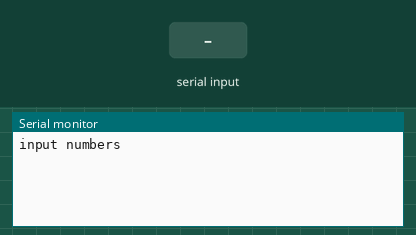
Recording of a sketch running on a simulated Arduino Uno, built with avr-gcc and run on an emulated ATmega328P. On the bench: the last lines printed to the serial monitor. The inputs (shaded band) are chosen by the test bench.

Above: at 1.2 s.
1.3 s: "90,45\n" received over Serial
At 1.9 s:
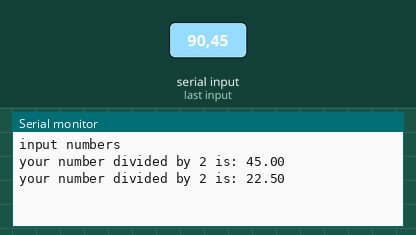
2.8 s: "30,150\n" received over Serial
At 3.6 s:
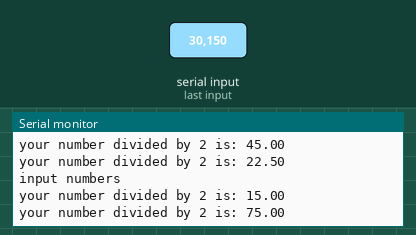
Timing chart, 0 to 5.8 s (numbered marks = the images above; inputs shaded):
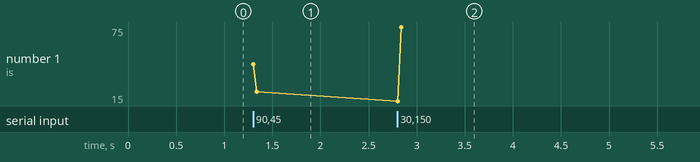

The sketch:

parseInt.ino
```cpp
void setup() {
  // put your setup code here, to run once:
  Serial.begin(9600);

}

void loop() {
  // put your main code here, to run repeatedly:
  float input=Serial.parseInt();
  if (input==0){Serial.println("input numbers");}
  else{Serial.print("your number divided by 2 is: ");
  Serial.println(input/2);
  }
}
```

Measured:
- after the input at 1.3 s, the serial monitor: prints a new line at once (image 1)
- after the input at 2.8 s, the serial monitor: prints a new line at once (image 2)
- plotted number 1: 22.5 → 75 after the input at 2.8 s
